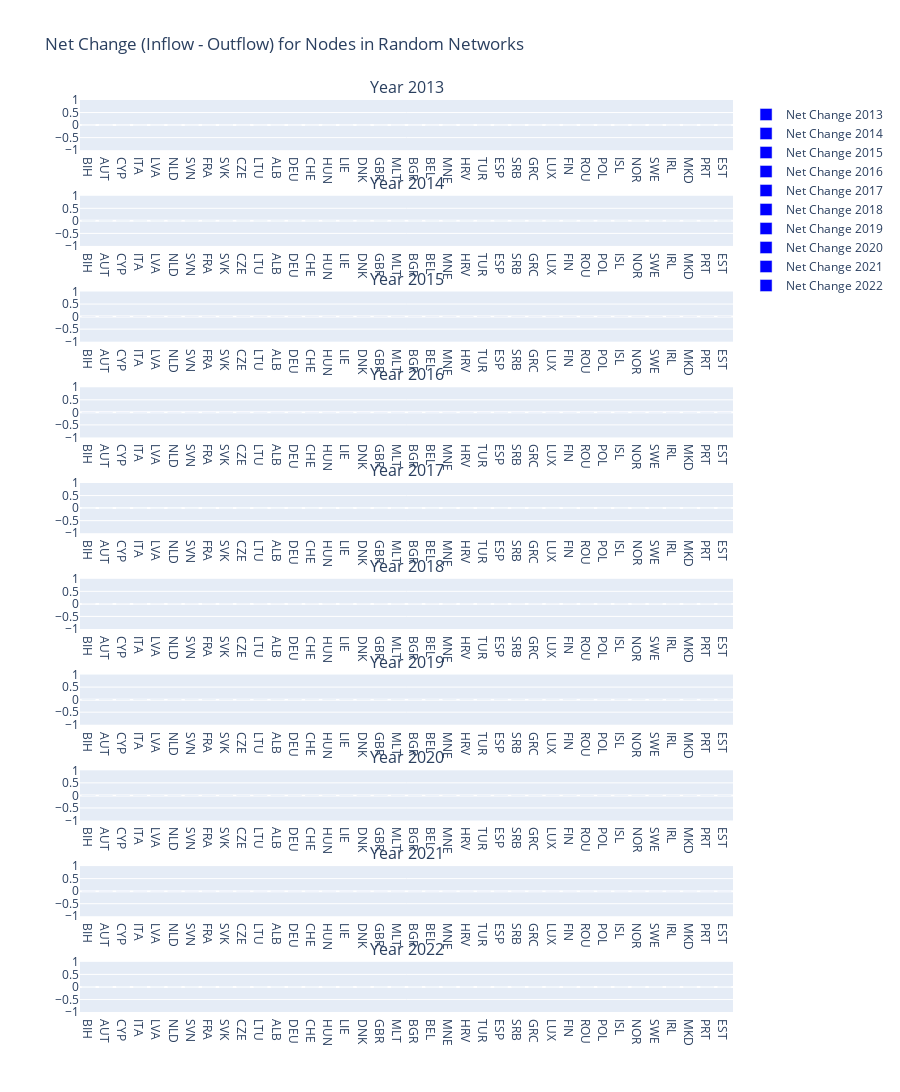

This figure's notebook cell:
### Code cell
# Set up the subplots
num_years = len(YEARS)
fig = make_subplots(rows=num_years, cols=1, subplot_titles=[f'Year {year}' for year in YEARS])

# Generate plots for each year
for i, year in enumerate(YEARS):
    net_change = net_change_data[i]

    nodes = list(net_change.keys())
    net_change_values = list(net_change.values())

    # Create trace for net change
    fig.add_trace(
        go.Bar(x=nodes, y=net_change_values, name=f'Net Change {year}', marker_color='blue'),
        row=i+1, col=1
    )

# Update layout
fig.update_layout(
    height=400*num_years,
    title_text='Net Change (Inflow - Outflow) for Nodes in Random Networks'
)

fig.write_html('net_change_outgoing_weights.html')
fig.show()

### Figure 1 — Plotly figure (JSON) as saved in the notebook; plotly's stock layout.template omitted (floating-point values rounded to 4 significant figures)
{"data": [{"marker": {"color": "blue"}, "name": "Net Change 2013", "type": "bar", "x": ["BIH", "AUT", "CYP", "ITA", "LVA", "NLD", "SVN", "FRA", "SVK", "CZE", "LTU", "ALB", "DEU", "CHE", "HUN", "LIE", "DNK", "GBR", "MLT", "BGR", "BEL", "MNE", "HRV", "TUR", "ESP", "SRB", "GRC", "LUX", "FIN", "ROU", "POL", "ISL", "NOR", "SWE", "IRL", "MKD", "PRT", "EST"], "xaxis": "x", "y": [0, 0, 0, 0, 0, 0, 0, 0, 0, 0, 0, 0, 0, 0, 0, 0, 0, 0, 0, 0, 0, 0, 0, 0, 0, 0, 0, 0, 0, 0, 0, 0, 0, 0, 0, 0, 0, 0], "yaxis": "y"}, {"marker": {"color": "blue"}, "name": "Net Change 2014", "type": "bar", "x": ["BIH", "AUT", "CYP", "ITA", "LVA", "NLD", "SVN", "FRA", "SVK", "CZE", "LTU", "ALB", "DEU", "CHE", "HUN", "LIE", "DNK", "GBR", "MLT", "BGR", "BEL", "MNE", "HRV", "TUR", "ESP", "SRB", "GRC", "LUX", "FIN", "ROU", "POL", "ISL", "NOR", "SWE", "IRL", "MKD", "PRT", "EST"], "xaxis": "x2", "y": [0, 0, 0, 0, 0, 0, 0, 0, 0, 0, 0, 0, 0, 0, 0, 0, 0, 0, 0, 0, 0, 0, 0, 0, 0, 0, 0, 0, 0, 0, 0, 0, 0, 0, 0, 0, 0, 0], "yaxis": "y2"}, {"marker": {"color": "blue"}, "name": "Net Change 2015", "type": "bar", "x": ["BIH", "AUT", "CYP", "ITA", "LVA", "NLD", "SVN", "FRA", "SVK", "CZE", "LTU", "ALB", "DEU", "CHE", "HUN", "LIE", "DNK", "GBR", "MLT", "BGR", "BEL", "MNE", "HRV", "TUR", "ESP", "SRB", "GRC", "LUX", "FIN", "ROU", "POL", "ISL", "NOR", "SWE", "IRL", "MKD", "PRT", "EST"], "xaxis": "x3", "y": [0, 0, 0, 0, 0, 0, 0, 0, 0, 0, 0, 0, 0, 0, 0, 0, 0, 0, 0, 0, 0, 0, 0, 0, 0, 0, 0, 0, 0, 0, 0, 0, 0, 0, 0, 0, 0, 0], "yaxis": "y3"}, {"marker": {"color": "blue"}, "name": "Net Change 2016", "type": "bar", "x": ["BIH", "AUT", "CYP", "ITA", "LVA", "NLD", "SVN", "FRA", "SVK", "CZE", "LTU", "ALB", "DEU", "CHE", "HUN", "LIE", "DNK", "GBR", "MLT", "BGR", "BEL", "MNE", "HRV", "TUR", "ESP", "SRB", "GRC", "LUX", "FIN", "ROU", "POL", "ISL", "NOR", "SWE", "IRL", "MKD", "PRT", "EST"], "xaxis": "x4", "y": [0, 0, 0, 0, 0, 0, 0, 0, 0, 0, 0, 0, 0, 0, 0, 0, 0, 0, 0, 0, 0, 0, 0, 0, 0, 0, 0, 0, 0, 0, 0, 0, 0, 0, 0, 0, 0, 0], "yaxis": "y4"}, {"marker": {"color": "blue"}, "name": "Net Change 2017", "type": "bar", "x": ["BIH", "AUT", "CYP", "ITA", "LVA", "NLD", "SVN", "FRA", "SVK", "CZE", "LTU", "ALB", "DEU", "CHE", "HUN", "LIE", "DNK", "GBR", "MLT", "BGR", "BEL", "MNE", "HRV", "TUR", "ESP", "SRB", "GRC", "LUX", "FIN", "ROU", "POL", "ISL", "NOR", "SWE", "IRL", "MKD", "PRT", "EST"], "xaxis": "x5", "y": [0, 0, 0, 0, 0, 0, 0, 0, 0, 0, 0, 0, 0, 0, 0, 0, 0, 0, 0, 0, 0, 0, 0, 0, 0, 0, 0, 0, 0, 0, 0, 0, 0, 0, 0, 0, 0, 0], "yaxis": "y5"}, {"marker": {"color": "blue"}, "name": "Net Change 2018", "type": "bar", "x": ["BIH", "AUT", "CYP", "ITA", "LVA", "NLD", "SVN", "FRA", "SVK", "CZE", "LTU", "ALB", "DEU", "CHE", "HUN", "LIE", "DNK", "GBR", "MLT", "BGR", "BEL", "MNE", "HRV", "TUR", "ESP", "SRB", "GRC", "LUX", "FIN", "ROU", "POL", "ISL", "NOR", "SWE", "IRL", "MKD", "PRT", "EST"], "xaxis": "x6", "y": [0, 0, 0, 0, 0, 0, 0, 0, 0, 0, 0, 0, 0, 0, 0, 0, 0, 0, 0, 0, 0, 0, 0, 0, 0, 0, 0, 0, 0, 0, 0, 0, 0, 0, 0, 0, 0, 0], "yaxis": "y6"}, {"marker": {"color": "blue"}, "name": "Net Change 2019", "type": "bar", "x": ["BIH", "AUT", "CYP", "ITA", "LVA", "NLD", "SVN", "FRA", "SVK", "CZE", "LTU", "ALB", "DEU", "CHE", "HUN", "LIE", "DNK", "GBR", "MLT", "BGR", "BEL", "MNE", "HRV", "TUR", "ESP", "SRB", "GRC", "LUX", "FIN", "ROU", "POL", "ISL", "NOR", "SWE", "IRL", "MKD", "PRT", "EST"], "xaxis": "x7", "y": [0, 0, 0, 0, 0, 0, 0, 0, 0, 0, 0, 0, 0, 0, 0, 0, 0, 0, 0, 0, 0, 0, 0, 0, 0, 0, 0, 0, 0, 0, 0, 0, 0, 0, 0, 0, 0, 0], "yaxis": "y7"}, {"marker": {"color": "blue"}, "name": "Net Change 2020", "type": "bar", "x": ["BIH", "AUT", "CYP", "ITA", "LVA", "NLD", "SVN", "FRA", "SVK", "CZE", "LTU", "ALB", "DEU", "CHE", "HUN", "LIE", "DNK", "GBR", "MLT", "BGR", "BEL", "MNE", "HRV", "TUR", "ESP", "SRB", "GRC", "LUX", "FIN", "ROU", "POL", "ISL", "NOR", "SWE", "IRL", "MKD", "PRT", "EST"], "xaxis": "x8", "y": [0, 0, 0, 0, 0, 0, 0, 0, 0, 0, 0, 0, 0, 0, 0, 0, 0, 0, 0, 0, 0, 0, 0, 0, 0, 0, 0, 0, 0, 0, 0, 0, 0, 0, 0, 0, 0, 0], "yaxis": "y8"}, {"marker": {"color": "blue"}, "name": "Net Change 2021", "type": "bar", "x": ["BIH", "AUT", "CYP", "ITA", "LVA", "NLD", "SVN", "FRA", "SVK", "CZE", "LTU", "ALB", "DEU", "CHE", "HUN", "LIE", "DNK", "GBR", "MLT", "BGR", "BEL", "MNE", "HRV", "TUR", "ESP", "SRB", "GRC", "LUX", "FIN", "ROU", "POL", "ISL", "NOR", "SWE", "IRL", "MKD", "PRT", "EST"], "xaxis": "x9", "y": [0, 0, 0, 0, 0, 0, 0, 0, 0, 0, 0, 0, 0, 0, 0, 0, 0, 0, 0, 0, 0, 0, 0, 0, 0, 0, 0, 0, 0, 0, 0, 0, 0, 0, 0, 0, 0, 0], "yaxis": "y9"}, {"marker": {"color": "blue"}, "name": "Net Change 2022", "type": "bar", "x": ["BIH", "AUT", "CYP", "ITA", "LVA", "NLD", "SVN", "FRA", "SVK", "CZE", "LTU", "ALB", "DEU", "CHE", "HUN", "LIE", "DNK", "GBR", "MLT", "BGR", "BEL", "MNE", "HRV", "TUR", "ESP", "SRB", "GRC", "LUX", "FIN", "ROU", "POL", "ISL", "NOR", "SWE", "IRL", "MKD", "PRT", "EST"], "xaxis": "x10", "y": [0, 0, 0, 0, 0, 0, 0, 0, 0, 0, 0, 0, 0, 0, 0, 0, 0, 0, 0, 0, 0, 0, 0, 0, 0, 0, 0, 0, 0, 0, 0, 0, 0, 0, 0, 0, 0, 0], "yaxis": "y10"}], "layout": {"annotations": [{"font": {"size": 16}, "showarrow": false, "text": "Year 2013", "x": 0.5, "xanchor": "center", "xref": "paper", "y": 1, "yanchor": "bottom", "yref": "paper"}, {"font": {"size": 16}, "showarrow": false, "text": "Year 2014", "x": 0.5, "xanchor": "center", "xref": "paper", "y": 0.895, "yanchor": "bottom", "yref": "paper"}, {"font": {"size": 16}, "showarrow": false, "text": "Year 2015", "x": 0.5, "xanchor": "center", "xref": "paper", "y": 0.79, "yanchor": "bottom", "yref": "paper"}, {"font": {"size": 16}, "showarrow": false, "text": "Year 2016", "x": 0.5, "xanchor": "center", "xref": "paper", "y": 0.685, "yanchor": "bottom", "yref": "paper"}, {"font": {"size": 16}, "showarrow": false, "text": "Year 2017", "x": 0.5, "xanchor": "center", "xref": "paper", "y": 0.58, "yanchor": "bottom", "yref": "paper"}, {"font": {"size": 16}, "showarrow": false, "text": "Year 2018", "x": 0.5, "xanchor": "center", "xref": "paper", "y": 0.475, "yanchor": "bottom", "yref": "paper"}, {"font": {"size": 16}, "showarrow": false, "text": "Year 2019", "x": 0.5, "xanchor": "center", "xref": "paper", "y": 0.37, "yanchor": "bottom", "yref": "paper"}, {"font": {"size": 16}, "showarrow": false, "text": "Year 2020", "x": 0.5, "xanchor": "center", "xref": "paper", "y": 0.265, "yanchor": "bottom", "yref": "paper"}, {"font": {"size": 16}, "showarrow": false, "text": "Year 2021", "x": 0.5, "xanchor": "center", "xref": "paper", "y": 0.16, "yanchor": "bottom", "yref": "paper"}, {"font": {"size": 16}, "showarrow": false, "text": "Year 2022", "x": 0.5, "xanchor": "center", "xref": "paper", "y": 0.055, "yanchor": "bottom", "yref": "paper"}], "height": 4000, "title": {"text": "Net Change (Inflow - Outflow) for Nodes in Random Networks"}, "xaxis": {"anchor": "y", "domain": [0, 1]}, "xaxis10": {"anchor": "y10", "domain": [0, 1]}, "xaxis2": {"anchor": "y2", "domain": [0, 1]}, "xaxis3": {"anchor": "y3", "domain": [0, 1]}, "xaxis4": {"anchor": "y4", "domain": [0, 1]}, "xaxis5": {"anchor": "y5", "domain": [0, 1]}, "xaxis6": {"anchor": "y6", "domain": [0, 1]}, "xaxis7": {"anchor": "y7", "domain": [0, 1]}, "xaxis8": {"anchor": "y8", "domain": [0, 1]}, "xaxis9": {"anchor": "y9", "domain": [0, 1]}, "yaxis": {"anchor": "x", "domain": [0.945, 1]}, "yaxis10": {"anchor": "x10", "domain": [0, 0.055]}, "yaxis2": {"anchor": "x2", "domain": [0.84, 0.895]}, "yaxis3": {"anchor": "x3", "domain": [0.735, 0.79]}, "yaxis4": {"anchor": "x4", "domain": [0.63, 0.685]}, "yaxis5": {"anchor": "x5", "domain": [0.525, 0.58]}, "yaxis6": {"anchor": "x6", "domain": [0.42, 0.475]}, "yaxis7": {"anchor": "x7", "domain": [0.315, 0.37]}, "yaxis8": {"anchor": "x8", "domain": [0.21, 0.265]}, "yaxis9": {"anchor": "x9", "domain": [0.105, 0.16]}}}
